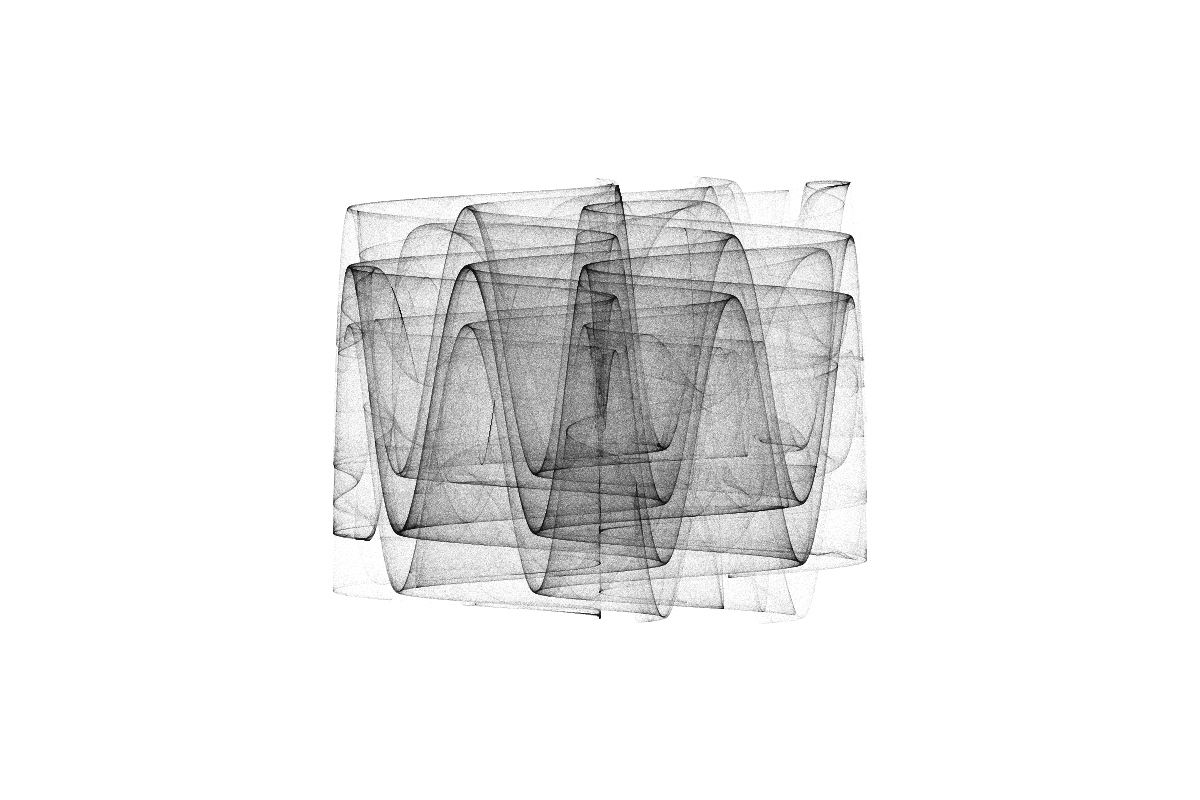
Frame 1 (no input)
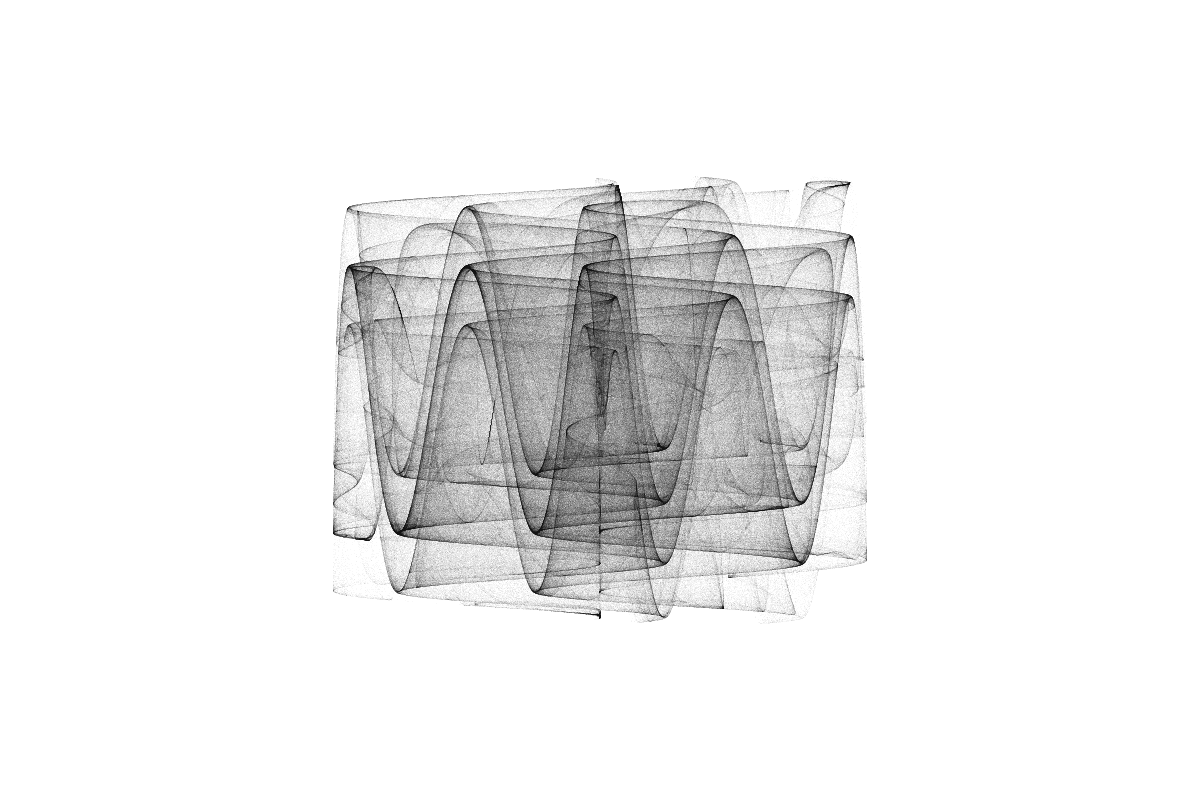
Frame 2 (the mouse pressed at the canvas centre, redrawn once)

The Processing sketch that drew these frames (run headless with seeded random() and noise(); the mouse was pressed at the canvas centre and the sketch redrawn once):

// Processing sketch: sketch_210729c
// ── sketch_210729c.pde
int pointCount = 3000000;
float x, y = 1;
float xn, yn;

float a=1.024095;
float b=5.1200485;
float c=0.37292677;
float d=5.943328;


//1.024095
//5.1200485
//0.37292677
//5.943328

//3.1680005
//5.2232447
//0.9110237
//1.7412953

float [][]pointAry = new float[2][10000000];


void setup(){
  size(1200,800);
  smooth();
  println(a);
  println(b);
  println(c);
  println(d);
}

void draw(){
  background(255);
  for (int i = 0; i <= pointCount; i++){
    xn = sin(a*y)-cos(b*x);
    yn = sin(c*x)-cos(d*y);
    x=xn;
    y=yn;
    pointAry[0][i]=x*width/9;
    pointAry[1][i]=y*height/6;
  }

  translate(width/2,height/2);
  for(int i=0;i<pointCount;i++){
    stroke(0,10);
    point(pointAry[0][i],pointAry[1][i]);
  }
  
  noLoop();

save("dejong_210729c.png");

}
